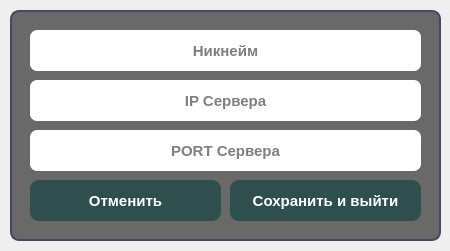
<?xml version="1.0" encoding="UTF-8"?>
<ui version="4.0">
 <class>Form</class>
 <widget class="QWidget" name="Form">
  <property name="geometry">
   <rect>
    <x>0</x>
    <y>0</y>
    <width>450</width>
    <height>251</height>
   </rect>
  </property>
  <property name="windowTitle">
   <string>Form</string>
  </property>
  <widget class="QFrame" name="frame">
   <property name="geometry">
    <rect>
     <x>10</x>
     <y>10</y>
     <width>431</width>
     <height>231</height>
    </rect>
   </property>
   <property name="styleSheet">
    <string notr="true">QFrame{
	border: 2px solid #434965;
	border-radius: 9px;
	background-color: #696969;
}</string>
   </property>
   <property name="frameShape">
    <enum>QFrame::StyledPanel</enum>
   </property>
   <property name="frameShadow">
    <enum>QFrame::Raised</enum>
   </property>
   <widget class="QLineEdit" name="lineEdit_2">
    <property name="geometry">
     <rect>
      <x>20</x>
      <y>70</y>
      <width>391</width>
      <height>41</height>
     </rect>
    </property>
    <property name="font">
     <font>
      <pointsize>11</pointsize>
      <weight>75</weight>
      <bold>true</bold>
     </font>
    </property>
    <property name="focusPolicy">
     <enum>Qt::ClickFocus</enum>
    </property>
    <property name="styleSheet">
     <string notr="true">QLineEdit{
	border-radius: 7px;
}</string>
    </property>
    <property name="text">
     <string/>
    </property>
    <property name="alignment">
     <set>Qt::AlignCenter</set>
    </property>
    <property name="placeholderText">
     <string>IP Сервера</string>
    </property>
    <property name="clearButtonEnabled">
     <bool>false</bool>
    </property>
   </widget>
   <widget class="QLineEdit" name="lineEdit_3">
    <property name="geometry">
     <rect>
      <x>20</x>
      <y>120</y>
      <width>391</width>
      <height>41</height>
     </rect>
    </property>
    <property name="font">
     <font>
      <pointsize>11</pointsize>
      <weight>75</weight>
      <bold>true</bold>
     </font>
    </property>
    <property name="focusPolicy">
     <enum>Qt::ClickFocus</enum>
    </property>
    <property name="styleSheet">
     <string notr="true">QLineEdit{
	border-radius: 7px;
}</string>
    </property>
    <property name="text">
     <string/>
    </property>
    <property name="alignment">
     <set>Qt::AlignCenter</set>
    </property>
    <property name="placeholderText">
     <string>PORT Сервера</string>
    </property>
    <property name="clearButtonEnabled">
     <bool>false</bool>
    </property>
   </widget>
   <widget class="QPushButton" name="pushButton_6">
    <property name="geometry">
     <rect>
      <x>220</x>
      <y>170</y>
      <width>191</width>
      <height>41</height>
     </rect>
    </property>
    <property name="font">
     <font>
      <pointsize>11</pointsize>
      <weight>75</weight>
      <bold>true</bold>
     </font>
    </property>
    <property name="cursor">
     <cursorShape>PointingHandCursor</cursorShape>
    </property>
    <property name="styleSheet">
     <string notr="true">QPushButton{
	color: white;
	border-radius: 9px;
	background-color: #2F4F4F;
}

QPushButton:hover{
	background-color: #50566E;
}

QPushButton:pressed{
	background-color: #434965;
}</string>
    </property>
    <property name="text">
     <string>Сохранить и выйти</string>
    </property>
   </widget>
   <widget class="QPushButton" name="pushButton_7">
    <property name="geometry">
     <rect>
      <x>20</x>
      <y>170</y>
      <width>191</width>
      <height>41</height>
     </rect>
    </property>
    <property name="font">
     <font>
      <pointsize>11</pointsize>
      <weight>75</weight>
      <bold>true</bold>
     </font>
    </property>
    <property name="cursor">
     <cursorShape>PointingHandCursor</cursorShape>
    </property>
    <property name="styleSheet">
     <string notr="true">QPushButton{
	color: white;
	border-radius: 9px;
	background-color: #2F4F4F;
}

QPushButton:hover{
	background-color: #50566E;
}

QPushButton:pressed{
	background-color: #434965;
}</string>
    </property>
    <property name="text">
     <string>Отменить</string>
    </property>
   </widget>
   <widget class="QLineEdit" name="lineEdit_4">
    <property name="geometry">
     <rect>
      <x>20</x>
      <y>20</y>
      <width>391</width>
      <height>41</height>
     </rect>
    </property>
    <property name="font">
     <font>
      <pointsize>11</pointsize>
      <weight>75</weight>
      <bold>true</bold>
     </font>
    </property>
    <property name="focusPolicy">
     <enum>Qt::ClickFocus</enum>
    </property>
    <property name="styleSheet">
     <string notr="true">QLineEdit{
	border-radius: 7px;
}</string>
    </property>
    <property name="text">
     <string/>
    </property>
    <property name="alignment">
     <set>Qt::AlignCenter</set>
    </property>
    <property name="placeholderText">
     <string>Никнейм</string>
    </property>
    <property name="clearButtonEnabled">
     <bool>false</bool>
    </property>
   </widget>
  </widget>
 </widget>
 <resources/>
 <connections/>
</ui>
